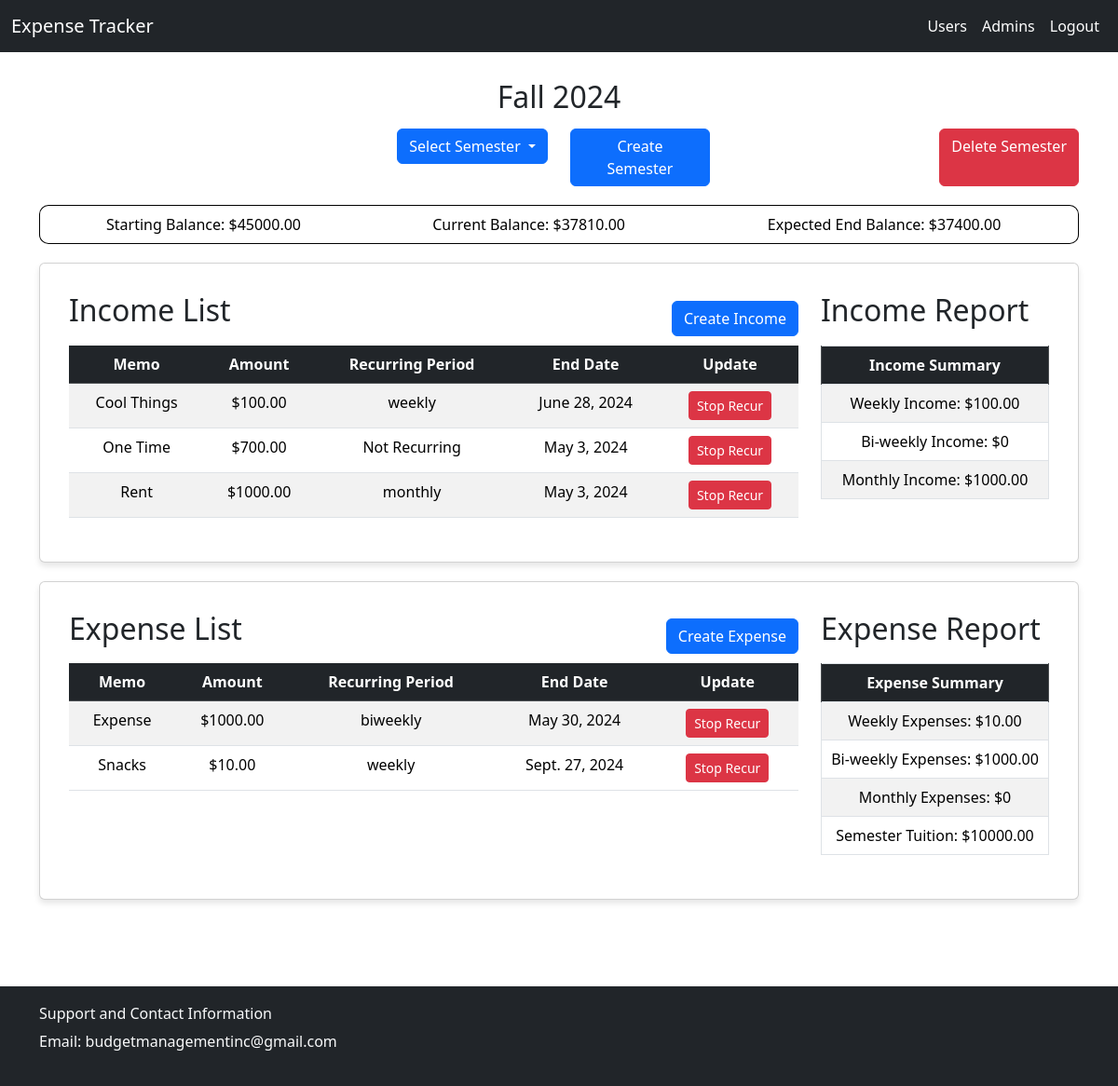
The app's page /stop_recur_income/13 (signed in) with its own data.
### budget/models.py (models this page shows)
class Semester(models.Model):
    semester_id = models.AutoField(primary_key=True)
    student_id = models.ForeignKey(settings.AUTH_USER_MODEL, on_delete=models.CASCADE, null=True, blank=True)
    semester_name = models.CharField(max_length = 30)
    start_date = models.DateField()
    end_date = models.DateField()
    starting_balance = models.DecimalField(decimal_places=2, max_digits=10)
    semester_tuition = models.DecimalField(decimal_places=2, max_digits=10)
    current_balance = models.DecimalField(decimal_places=2, max_digits=10)

class Income(models.Model):
    income_id = models.AutoField(primary_key=True)
    semester_id = models.ForeignKey(Semester, on_delete=models.CASCADE, null=True)
    amount = models.DecimalField(decimal_places=2, max_digits=10)
    is_recurring = models.BooleanField()
    date_last_updated = models.DateField(auto_now_add=True)
    end_date = models.DateField()
    recurring_period = models.CharField(max_length = 20)
    memo = models.CharField(max_length=200, null=True)

class Expense(models.Model):
    income_id = models.AutoField(primary_key=True)
    semester_id = models.ForeignKey(Semester, on_delete=models.CASCADE, null=True)
    amount = models.DecimalField(decimal_places=2, max_digits=10)
    is_recurring = models.BooleanField()
    date_last_updated = models.DateField(auto_now_add=True)
    end_date = models.DateField()
    recurring_period = models.CharField(max_length = 20)
    memo = models.CharField(max_length=200, null=True)

### budget/views.py (the view)
# urls.py: path('stop_recur_income/<int:pk>', views.StopRecurringIncome, name='stop_income'),
def StopRecurringIncome(request, pk):
    if request.user.is_authenticated:
        income = Income.objects.get(pk=pk)
        if date.today() < income.end_date:
            income.end_date = date.today()
            income.save()
        return semester(request, income.semester_id.pk)
    else:
        return redirect('home')

### budget/templates/budget/semester_view.html (shortened to what this page needs)
{% extends './home.html' %}
{% load static %}
{% block style %}
    <link rel="stylesheet" href="{% static 'css/semester_table.css' %}" />
{% endblock style %}
{% block semester_name %}
<div class="container d-flex justify-content-center semester-head">
    <h2>{{semester_name}}</h2>
</div>
{% endblock semester_name %}
{% block deletebtn %}
    <a class="btn btn-danger delete-btn" href="{% url 'delete_semester' current_semester %}">Delete Semester</a>
{% endblock %}
{%block semester %}
<div class="container">
    <table class="table overall-summary">
        <tr>
            <td>Starting Balance: ${{start_bal}}</td>
            <td>Current Balance: ${{current_bal}}</td>
            <td>Expected End Balance: ${{end_bal}}</td>
        </tr>
    </table>
</div>
<div class="container justify-content-center">
    <div class="card">
        <div class="card-body">
            <div class="row">
                <div class="col-sm-9">
                    <div class="row">
                        <div class="col-sm-6 d-flex justify-content-left">
                            <h2>Income List</h2>
                        </div>
                        <div class="col-sm-6 d-flex justify-content-end">
                        <a href="{% url 'income_form' current_semester %}" class="btn btn-primary create-btn">Create Income</a>
                        </div>
                    </div>
                    {% if incomes %}
                    <table class="table table-striped table-list">
                        <thead>
                            <tr class="table-dark">
                                <th>Memo</th>
                                <th>Amount</th>
                                <th>Recurring Period</th>
                                <th>End Date</th>
                                <th>Update</th>
                            </tr>
                        </thead>
                        <tbody>
                        {% for income in incomes %}
                            <tr>
                                <td>{{income.memo}}</td>
                                <td>${{income.amount}}</td>
                                <td>{{income.recurring_period}}</td>
                                <td>{{income.end_date}}</td>
                                <td><a class="btn btn-danger btn-sm" href="{% url 'stop_income' income.pk%}">Stop Recur</td>
                            </tr>
                        {% endfor %}
                    </table>
                    {% else %}
                    <h5 style="margin-top: 10px;"><strong>There are no current incomes associated with this semester.
                        Click the 'Create Income' link in the navbar to add your first income to this semester!
                    </strong></h5>
                    {% endif %}
                </div>
                <div class="col-sm-3">
                    <div class="row">
                        <h2>Income Report</h2>
                    </div>
                    {% if incomes %}
                    <table class="table table-striped table-bordered table-list">
                        <thead>
                            <th class="table-dark">Income Summary</th>
                        </thead>
                        <tr>
                            <td>Weekly Income: ${{income_weekly}}</td>
                        </tr>
                        <tr>
                            <td>Bi-weekly Income: ${{income_biweekly}}</td>
                        </tr>
                        <tr>
                            <td>Monthly Income: ${{income_monthly}}</td>
                        </tr>
                    </table>
                    {% endif %}
                </div>
        </div>
    </div>
    </div>
</div>
<div class="container expense-list">
    <div class="card">
        <div class="card-body">
        <div class="row">
            <div class="col-sm-9">
                <div class="row">
                    <div class="col-sm-6 d-flex justify-content-left">
                        <h2>Expense List</h2>
                    </div>
                    <div class="col-sm-6 d-flex justify-content-end">
                    <a href="{% url 'expense_form' current_semester %}" class="btn btn-primary create-btn">Create Expense</a>
                    </div>
                </div>
                {% if expenses %}
                <table class="table table-striped table-list">
                    <thead>
                        <tr class='table-dark'>
                            <th>Memo</th>
                            <th>Amount</th>
                            <th>Recurring Period</th>
                            <th>End Date</th>
                            <th>Update</th>
                        </tr>
                    </thead>
                    <tbody>
                    {% for expense in expenses %}
                        <tr>
                            <td>{{expense.memo}}</td>
                            <td>${{expense.amount}}</td>
                            <td>{{expense.recurring_period}}</td>
                            <td>{{expense.end_date}}</td>
                            <td><a class="btn btn-danger btn-sm" href="{% url 'stop_expense' expense.pk %}">Stop Recur</td>
                        </tr>
                    {% endfor %}
                    </tbody>
                </table>
                {% else %}
                <h5 style="margin-top: 10px;"><strong>There are no current expenses associated with this semester.
                    Click the 'Create Expense' link in the navbar to add your first expense to this semester!
                </strong></h5>
                {% endif %}
            </div>
            <div class="col-sm-3">
                <div class="row">
                    <h2>Expense Report</h2>
                </div>
                {% if expenses %}
                <table class="table table-bordered table-striped table-list">
                    <thead>
                        <th class="table-dark">Expense Summary</th>
                    </thead>
                    <tr>
                        <td>Weekly Expenses: ${{expense_weekly}}</td>
                    </tr>
                    <tr>
                        <td>Bi-weekly Expenses: ${{expense_biweekly}}</td>
                    </tr>
                    <tr>
                        <td>Monthly Expenses: ${{expense_monthly}}</td>
                    </tr>
                    <tr>
                        <td>Semester Tuition: ${{tuition}}</td>
                    </tr>
                </table>
                {% endif %}
            </div>
        </div>
        </div>
    </div>
</div>
{% endblock semester %}

### budget/static/css/base_styles.css (style rules this page uses)
body { margin-top: 75px; margin-bottom: 200px; }

### budget/static/css/semester_table.css (style rules this page uses)
.card { padding: 15px; box-shadow: 0 4px 6px rgba(0, 0, 0, 0.1); margin-top: 20px; }
.overall-summary { width: 100%; border-collapse: separate; border-spacing: 0; text-align: center; margin-top: 20px; }
.overall-summary tr:first-child td { border-bottom: 1px solid black; border-top: 1px solid black; }
.overall-summary tr td:first-child { border-top-left-radius: 10px; border-bottom-left-radius: 10px; border-top: 1px solid black; border-left: 1px solid black; }
.overall-summary tr td:last-child { border-top-right-radius: 10px; border-bottom-right-radius: 10px; border-bottom: 1px solid black; border-right: 1px solid black; }
.create-btn { align-self: flex-end; }
.table-list { margin-top: 10px; text-align: center; }
.delete-btn { margin-left: 10px; }
.semester-head h2 { margin-top: 10px; margin-bottom: 15px; }

### records on screen
Semester: semester_name "Fall 2024", starting_balance "45000.00", current_balance "37810.00", semester_tuition "10000.00"
Income: memo "Cool Things", amount "100.00", recurring_period "weekly", end_date "June 28, 2024"
Income: memo "One Time", amount "700.00", recurring_period "Not Recurring", end_date "May 3, 2024"
Income: memo "Rent", amount "1000.00", recurring_period "monthly", end_date "May 3, 2024"
Expense: memo "Expense", amount "1000.00", recurring_period "biweekly", end_date "May 30, 2024"
Expense: memo "Snacks", amount "10.00", recurring_period "weekly", end_date "Sept. 27, 2024"

### other values on screen
{{ end_bal }} "37400.00"
{{ income_weekly }} "100.00"
{{ income_biweekly }} "0"
{{ income_monthly }} "1000.00"
{{ expense_weekly }} "10.00"
{{ expense_biweekly }} "1000.00"
{{ expense_monthly }} "0"
